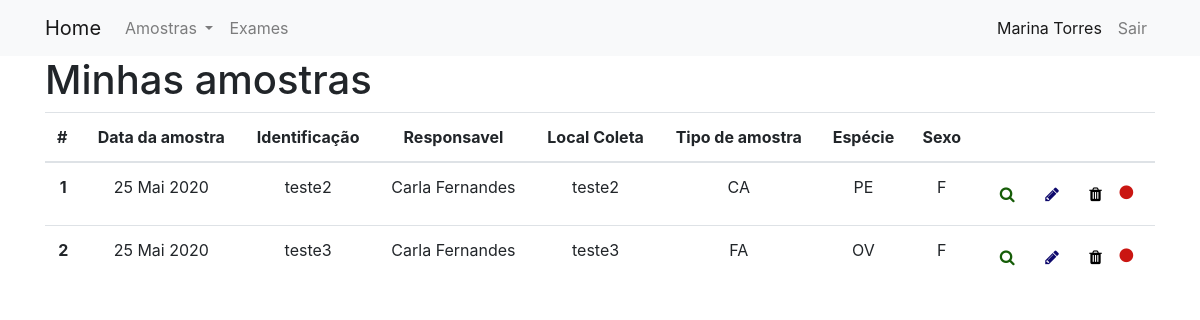
Page /listarAmostraUser/6 (signed in) on the earlier database version.
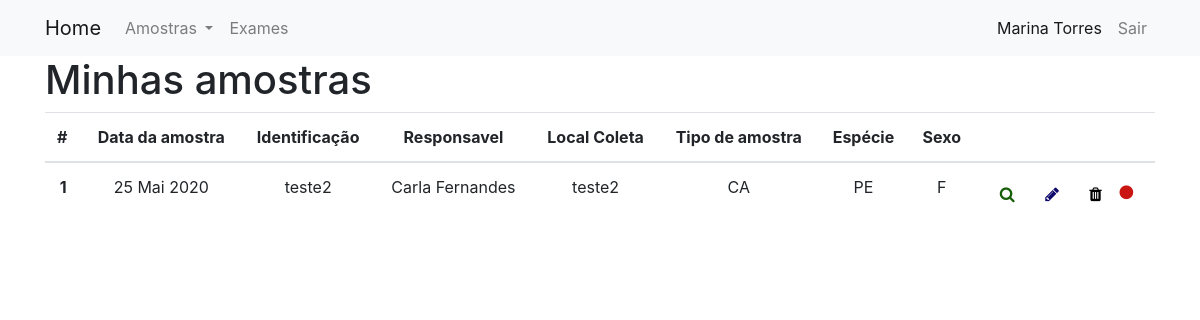
Same page on the later database version.
### Amostra/models.py (models this page shows, shortened)
class Amostra(models.Model):
    identificacao = models.CharField(max_length=10)
    origem = models.CharField(max_length=200)
    responsavel = models.ForeignKey(User, on_delete=models.CASCADE, null = True, related_name='amostras')
    local_coleta = models.CharField(max_length=200)
    data_coleta = models.DateField(default=date.today)
    tipo_amostra = models.CharField(max_length=2, choices=TIPOS_AMOSTRA, default='OU')
    especie_animal = models.CharField(max_length=2, choices=ESPECIES_ANIMAIS,default='OU')
    sexo_animal = models.CharField(max_length=1, choices=SEXO, default='I')
    status = models.BooleanField(default=False)
    class Meta:
        ordering = ['-data_coleta']

### Amostra/views.py (the view)
# urls.py: path('listarAmostraUser/<int:pk>', views.listarAmostraUser, name='listarAmostraUser'),
@login_required
def listarAmostraUser(request, pk):
	amostras = Amostra.objects.filter(responsavel_id=pk,  status = False)
	context = {'lista_amostrasUser': amostras}
	return render(request, 'Amostra/listarAmostraUser.html', context)

### Usuario/models.py (called while the page is built)
    def __str__(self):
        return "{} {}".format(self.first_name, self.last_name)

### templates/Amostra/listarAmostraUser.html (shortened to what this page needs)
{% extends "base.html" %}
{% block arquivos_js_css %}
{% load static %}
<link rel="stylesheet" type="text/css" href="{% static 'Amostra/css/list_style.css' %}"/>
{% endblock %}
{% block content %}
	<h1>Minhas amostras</h1>
	{% if lista_amostrasUser %}
        <table id="dtBasicExample" class="table" cellspacing="0" width="100%">
          <thead >
            <th scope="col">#</th>
            <th><center>Data da amostra</center></th>
            <th><center>Identificação</center></th>
            <th><center>Responsavel</center></th>
            <th><center>Local Coleta</center></th>
            <th><center>Tipo de amostra</center></th>
            <th><center>Espécie</center></th>
            <th><center>Sexo</center></th>
            <th></th>
          </thead>
            <tbody>
          {% for amostra in lista_amostrasUser %}
              <tr>
                  <th scope="row"><center>{{ forloop.counter }}</center></th>
                  <td><center>{{ amostra.data_coleta|date:"d M Y" }}</center></td>
                  <td><center>{{ amostra.identificacao }}</center></td>
                  <td><center>{{ amostra.responsavel }}</center></td>
                  <td><center>{{ amostra.local_coleta }}</center></td>
                  <td><center>{{ amostra.tipo_amostra }}</center></td>
                  <td><center>{{ amostra.especie_animal }}</center></td>
                  <td><center>{{ amostra.sexo_animal }}</center></td>
                  <td>
                    <a href="{% url 'amostra:detalhes' pk=amostra.pk %}" class="btn btn-primary-outline">
                        <i class="fa fa-search" aria-hidden="true" style="color:#165d08"></i>
                     </a>
                    <a href="{% url 'amostra:editar' pk=amostra.pk %}" class="btn btn-warning-outline">
                        <i class="fa fa-pencil" aria-hidden="true" style="color:#0e096c"></i>
                    </a>
                    <a href="" class="btn btn-danger-outline" data-toggle="modal" data-target="#fm-modal-grid-{{amostra.pk}}">
                        <i class="fa fa-trash" aria-hidden="true" style="color:black"></i>
                    </a>
                      <a href="{% url 'amostra:mudar_status' status=1 amostra=amostra.pk %}" method="POST" class="fa fa-circle" aria-hidden="true" name="" style="color:#ca1612"></a>
                </td>
              </tr>
          {% endfor %}
          </tbody>
        </table>
      {% else %}
        <p>Não há amostras cadastradas!</p>
      {% endif %}
{% endblock %}

Differences in the rows shown:
no longer on this page (row edited): Amostra: data_coleta "25 Mai 2020", identificacao "teste3", responsavel "Carla Fernandes", local_coleta "teste3", tipo_amostra "FA", especie_animal "OV", sexo_animal "F"
